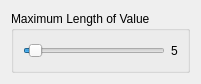
<?xml version="1.0" encoding="UTF-8"?>
<ui version="4.0">
 <class>DBarcodeConfig</class>
 <widget class="QWidget" name="DBarcodeConfig">
  <property name="geometry">
   <rect>
    <x>0</x>
    <y>0</y>
    <width>201</width>
    <height>84</height>
   </rect>
  </property>
  <property name="windowTitle">
   <string>Form</string>
  </property>
  <layout class="QGridLayout" name="gridLayout">
   <item row="0" column="0">
    <widget class="QGroupBox" name="groupBox">
     <property name="title">
      <string>Maximum Length of Value</string>
     </property>
     <layout class="QHBoxLayout" name="horizontalLayout">
      <item>
       <widget class="QSlider" name="_SliderMaxVal">
        <property name="minimum">
         <number>1</number>
        </property>
        <property name="value">
         <number>5</number>
        </property>
        <property name="orientation">
         <enum>Qt::Horizontal</enum>
        </property>
       </widget>
      </item>
      <item>
       <widget class="QLabel" name="_LMaxVal">
        <property name="text">
         <string>5</string>
        </property>
       </widget>
      </item>
     </layout>
    </widget>
   </item>
  </layout>
 </widget>
 <resources/>
 <connections/>
</ui>
